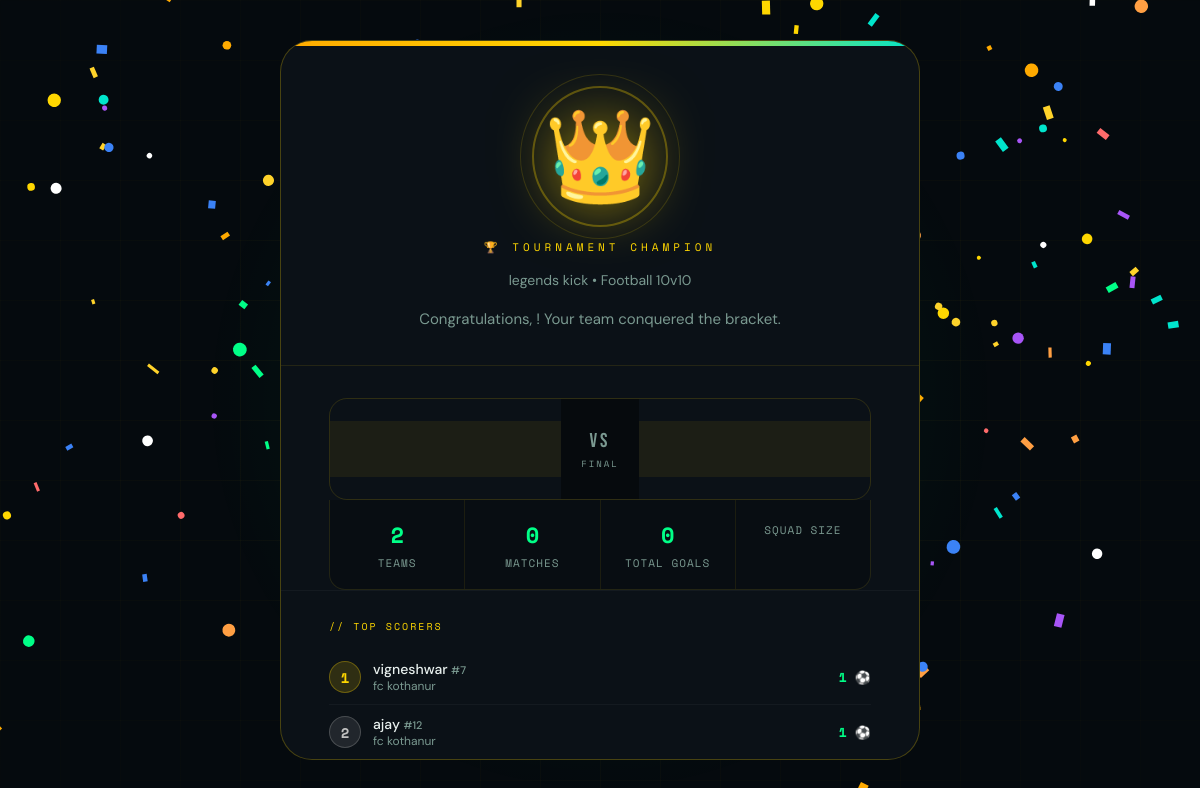
Page /tournaments/1/winner/ on the committed database.
### booking/tournament_models.py (models this page shows, shortened)
class Tournament(models.Model):
    SPORT_CHOICES = [
        ('football-5v5',   'Football 5v5'),
        ('football-10v10', 'Football 10v10'),
        ('futsal',         'Futsal'),
        ('snooker',        'Snooker'),
        ('carrom',         'Carrom'),
        ('ping-pong',      'Ping Pong'),
    ]
    STATUS_CHOICES = [
        ('upcoming',    'Upcoming'),
        ('live',        'Live'),
        ('completed',   'Completed'),
    ]
    name        = models.CharField(max_length=200)
    sport       = models.CharField(max_length=20, choices=SPORT_CHOICES)
    date        = models.DateField()
    venue       = models.CharField(max_length=200, default='BookMyTurf Arena')
    max_teams   = models.IntegerField(default=8)   # must be power of 2: 4, 8, 16
    status      = models.CharField(max_length=20, choices=STATUS_CHOICES, default='upcoming')
    created_by  = models.ForeignKey(User, on_delete=models.CASCADE)
    created_at  = models.DateTimeField(auto_now_add=True)

class Player(models.Model):
    team        = models.ForeignKey(Team, on_delete=models.CASCADE, related_name='players')
    name        = models.CharField(max_length=100)
    jersey_no   = models.IntegerField()
    goals       = models.IntegerField(default=0)
    assists     = models.IntegerField(default=0)
    class Meta:
        ordering = ['jersey_no']

class Team(models.Model):
    tournament  = models.ForeignKey(Tournament, on_delete=models.CASCADE, related_name='teams')
    name        = models.CharField(max_length=100)
    captain     = models.CharField(max_length=100)
    phone       = models.CharField(max_length=15)

### booking/tournament_views.py (the view)
# urls.py: path('tournaments/<int:pk>/winner/',          tournament_views.tournament_winner,    name='tournament_winner'),
def tournament_winner(request, pk):
    from django.db.models import Sum
    tournament = get_object_or_404(Tournament, pk=pk)
    final_match = Match.objects.filter(
        tournament=tournament
    ).order_by('-round_no', 'match_no').first()
    winner = final_match.winner if final_match else None
    top_scorers = Player.objects.filter(
        team__tournament=tournament,
        goals__gt=0
    ).order_by('-goals', '-assists')[:3]
    total_goals = Match.objects.filter(
        tournament=tournament,
        status='completed'
    ).aggregate(
        total=Sum('score_a') + Sum('score_b')
    )['total'] or 0
    return render(request, 'winner.html', {
        'tournament':  tournament,
        'final_match': final_match,
        'winner':      winner,
        'top_scorers': top_scorers,
        'total_goals': total_goals,
    })

### booking/templates/winner.html (shortened to what this page needs)
<!DOCTYPE html>
<html lang="en">
<head>
</head>
<body>
<div class="winner-card">
    <div class="winner-header">
        <div class="crown-wrap">
            <span class="crown">👑</span>
            <div class="crown-ring"></div>
            <div class="crown-ring-2"></div>
        </div>
        <div class="champion-label">🏆 Tournament Champion</div>
        <div class="winner-tournament-name">{{ tournament.name }} • {{ tournament.get_sport_display }}</div>
        <div class="winner-subtitle">Congratulations, {{ winner.captain }}! Your team conquered the bracket.</div>
    </div>
    <div class="score-block">
        <div class="score-team winning">
        </div>
        <div class="score-divider">
            <div class="score-vs">VS</div>
            <div class="score-final-tag">Final</div>
        </div>
        <div class="score-team {% if final_match.winner == final_match.team_b %}winning{% else %}losing{% endif %}">
        </div>
    </div>
    <div class="stats-row">
        <div class="stat-box">
            <span class="stat-box-val">{{ tournament.teams.count }}</span>
            <span class="stat-box-key">Teams</span>
        </div>
        <div class="stat-box">
            <span class="stat-box-val">{{ tournament.matches.count }}</span>
            <span class="stat-box-key">Matches</span>
        </div>
        <div class="stat-box">
            <span class="stat-box-val">{{ total_goals }}</span>
            <span class="stat-box-key">Total Goals</span>
        </div>
        <div class="stat-box">
            <span class="stat-box-key">Squad Size</span>
        </div>
    </div>
    {% if top_scorers %}
    <div class="scorers-section">
        <div class="scorers-label">// Top Scorers</div>
        {% for player in top_scorers %}
        <div class="scorer-row">
            <div class="scorer-medal {% if forloop.counter == 1 %}medal-1{% elif forloop.counter == 2 %}medal-2{% else %}medal-3{% endif %}">
                {{ forloop.counter }}
            </div>
            <div class="scorer-info">
                <div class="scorer-name">{{ player.name }} <span style="font-size:11px;color:var(--text-dim)">#{{ player.jersey_no }}</span></div>
                <div class="scorer-team">{{ player.team.name }}</div>
            </div>
            <div class="scorer-goals">{{ player.goals }} ⚽</div>
        </div>
        {% endfor %}
    </div>
    {% endif %}
</div>
</body>
</html>

### rows in the picture
Tournament: name "legends kick", sport "Football 10v10", teams.count "2", matches.count "0"
Player: name "vigneshwar", jersey_no "7", team.name "fc kothanur", goals "1"
Player: name "ajay", jersey_no "12", team.name "fc kothanur", goals "1"

### other values in the picture
{{ total_goals }} "0"
